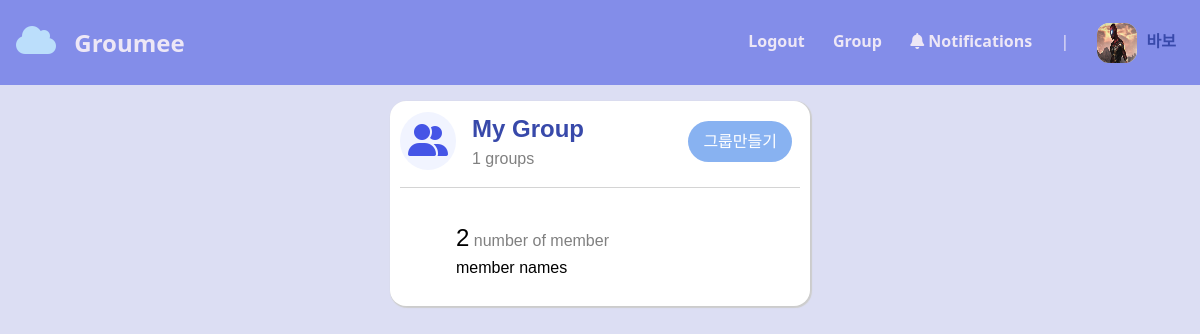
Before: /grouplist/ (signed in) with the older database file.
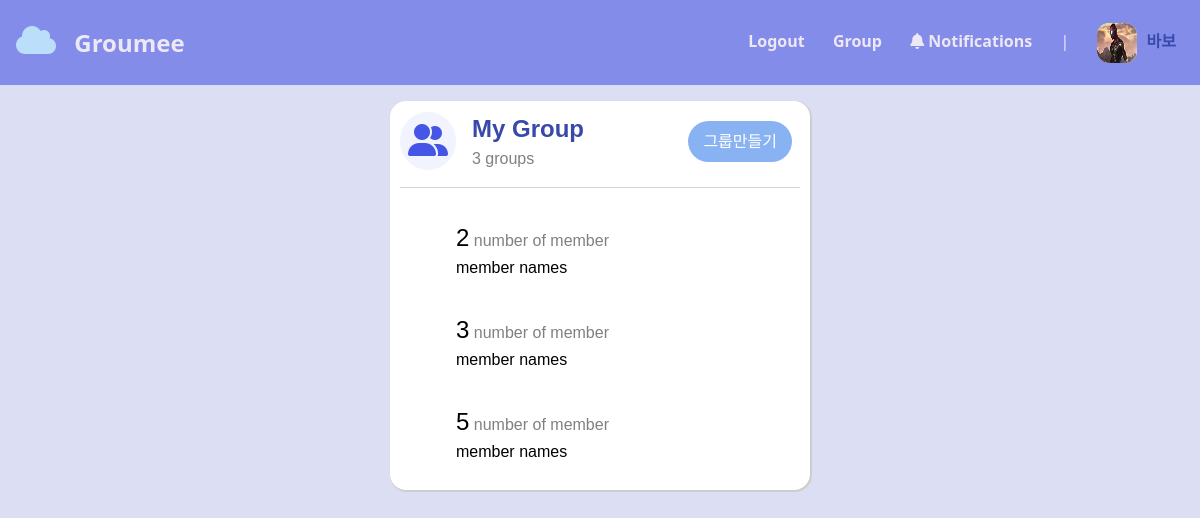
After: the same page with the newer database file.
### account/models.py (models this page shows)
class CustomUser(AbstractUser):
    nickname = models.CharField(max_length=15, primary_key=True)
    email = models.CharField(max_length=50, default='')
    profile = models.ImageField(blank=True, null=True, upload_to="images/")

### groupmeet/models.py (models this page shows)
class Group(models.Model):
    name=models.CharField(max_length=50)
    members=models.ManyToManyField(settings.AUTH_USER_MODEL, through='UserGroup',through_fields=("group","user"))

### groupmeet/views.py (the view)
# urls.py: path('grouplist/',views.getuserGroupList,name="getuserGroupList"),
def getuserGroupList(request):
   if request.user.is_authenticated:
      friend_list.clear()
      if request.user.is_authenticated:
         user = request.user
         usergroup=UserGroup.objects.filter(user=user, allowed=2)
         userGroup_list=[]
         for ug in usergroup:
            userGroup_list.append(ug.group)
         invitedGroup = UserGroup.objects.filter(user=user, allowed=0)
         invitedGroup=list(invitedGroup)
         return render(request,'userGroupList.html',{'userGroup_list':userGroup_list,'invitedGroup':invitedGroup})
   else:
      return render(request,'forbidden.html')

### groupmeet/templates/userGroupList.html
{% extends 'base.html' %}
{% load static %}
{% block extrahead %}
<link rel="stylesheet" href='{% static "css/usergrouplist.css" %}' />
{% endblock %}
{% block content %}
<div class="main-section">
    <div class="groupList">
        <div class="listTitle">
            <div class="title_section">
                <span class="group_icon"><i class="fas fa-user-friends"></i></span>
                <div class="group_title">
                    <span class="mygroup">My Group</span>
                    <span class="totalNum">{{userGroup_list|length}} groups</span>
                </div>
            </div>
            <div class="btn_wrap">
                <button class="btn" type="button" onclick="location.href='/createGroup/'">
                    그룹만들기
                </button>
            </div>
        </div>
        <hr />
        {%for group in userGroup_list%}
        <a href="{%url 'groupCalendar_view' group.id%}">
            <div class="group_wrap">
                <span class="group_name">{{group.id}}</span>
                <span class="member_num">number of member</span>
                <br>
                <span class="member_name">member names</span><br>
            </div>
        </a>
        {%endfor%}
    </div>
</div>
{% endblock %}

### calendarproject/templates/base.html (shortened to what this page needs)
<!DOCTYPE html>
<html lang="ko">
{%load static%}
<head>
    <link href="https://cdn.jsdelivr.net/npm/bootstrap@5.0.2/dist/css/bootstrap.min.css" rel="stylesheet" />
    <link rel="stylesheet" href='{% static "css/base.css" %}' />
    {% block extrahead %} {% endblock %}
</head>
<body>
    <nav class="navbar">
        <div class="nav_logo">
            {% if user.is_authenticated %}
            <a href="{% url 'userCalendar_view' %}"><i class="fas fa-cloud"></i> Groumee</a>
            {% endif %}
        </div>
        <div class="profile">
            {% if user.is_authenticated %}
            <a href="{% url 'logout' %}">
                <span class="profile">Logout</span>
            </a>
            <a href="{% url 'getuserGroupList' %}">
                <span class="profile">Group</span>
            </a>
            <span class="profile icon" id="bell"><i class="far fa-bell"></i> Notifications</span>
            <span class="profile space">|</span>
            <span class="profile user-icon">
                {% if user.profile %}
                    <img class="profile_img" src="{{user.profile.url}}" alt="">
                {% else %}
                <i class="fas fa-user"></i>
                {% endif %}
                <span class="user-nickname"> {{user.nickname}}</span>
            </span>
            {% endif %}
        </div>
    </nav>
    {% block content %}
    {% endblock %}
</body>
</html>

### groupmeet/static/css/base.css (style rules this page uses)
.navbar { display: flex; background: #838de9; }
.nav_logo { margin:1rem; }
.fa-cloud { font-size:2rem; color:#bbdefb; margin-right:0.75rem; }
.nav_logo > a { font-size:1.5rem; font-weight: 800; text-decoration-line: none; color: #ede7f6; }
.profile { margin:0.75rem; }
.profile > a { font-size:1rem; font-weight: 800; text-decoration-line: none; color: #ede7f6; }
.profile > i { font-size:1rem; font-weight: 800; color: #ede7f6; }
.profile_img { display: inline; width:40px; height:40px; border-radius: 30%; background: #f1f4ff; }
.profile > span { font-size:1rem; font-weight: 600; color: #ede7f6; }
.user-nickname { color:#3849aa !important; font-family: 'Ubuntu', sans-serif; margin-left:5px; }
.icon { cursor: pointer; }
.space { font-weight: 400 !important; }

### groupmeet/static/css/usergrouplist.css (style rules this page uses)
* { box-sizing: border-box; }
html, body { height: 100% !important; margin: 0 !important; }
body { background-color: #dcdef3 !important; }
.main-section { font-family: 'Noto Sans KR', sans-serif; height: 100%; margin-top:1rem; width:100%; }
.groupList { width: 35vw; font-size: 1rem; margin-left: auto; margin-right: auto; padding: 10px; background: #fff; border-radius: 1em 1em 1em 1em; -webkit-box-shadow: 1px 1px 1px 1px rgba(0, 0, 0, .2), 1px 1px 1px 1px #fff; box-shadow: 1px 1px 1px 1px rgba(0, 0, 0, .2), 1px 1px 1px 1px #fff; color: #555; text-align : center; border-spacing: 0px; }
.groupList a { color:black !important; }
.listTitle { display: flex; justify-content: space-between; align-items: center; }
.group_icon { font-size:2rem; padding:0.3rem 0.5rem; margin-right:1rem; border-radius: 50%; background: #f1f4ff; color:#4555e6; }
.title_section { display: flex; justify-content: flex-start; align-items: center; width:100%; }
.group_title { display: flex; flex-direction: column; align-items: flex-start; }
.mygroup { font-size:1.5rem; color:#3849aa; font-weight: 600; }
.totalNum { color:gray; }
.btn_wrap { width: 100%; height: auto; display: flex; justify-content: flex-end; align-items: center; }
.btn { border-radius: 25px; background: #88b2f1; color:white; font-weight: 500; padding:8px 14px 7px 14px; margin-right:0.5rem; cursor:pointer; outline: none; appearance: auto; text-align: center; }
.group_wrap { width:80%; height:auto; margin:auto; text-align: left; padding:1rem; border-radius: 20px; transition: transform 250ms; }
.group_name { font-size:1.5rem; }
.member_num { color:gray; }

### calendarproject/templates/base.html (style rules this page uses)
a:link { text-decoration-line: none; color: #ede7f6; }

Changed rows visible on the page:
now on this page (row unchanged): Group: id "3"
added Group: id "5"
Other visible differences:
{{ userGroup_list|length }}: "1" → "3"
